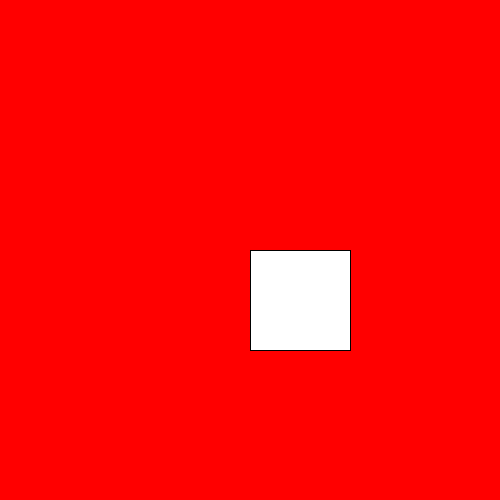
Frame 1 (no input)
Frame 60 (the mouse pressed at the canvas centre just before this capture): identical to frame 1, image omitted
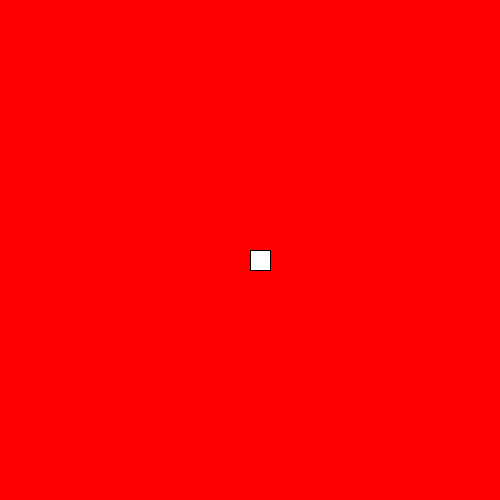
Frame 120 (the mouse held since frame 60 and released just before this capture)

The Processing sketch that drew these frames (run headless with seeded random() and noise(); from frame 60 on, the mouse is pressed at the canvas centre):

// Processing sketch: keyPressed_mousePressed
// ── keyPressed_mousePressed.pde
float tam = 100;

void setup(){
  size(500,500);
}

void draw(){
  background(255,0,0);
  rect(width/2, height/2, tam, tam);
}

void mousePressed(){
  tam = 200;
  if(mouseX<width/2){
    tam = 50;
  }else{
    tam = 20;
  }
}

void keyPressed(){
  tam = 250;
  if(key == 'a'){
    tam = 10;
  }
  if (key == 's'){
   tam = 2; 
  }
}
